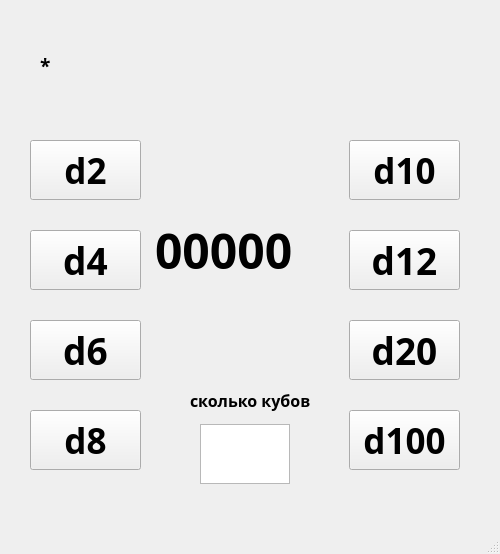
<?xml version="1.0" encoding="UTF-8"?>
<ui version="4.0">
 <class>mainWindow</class>
 <widget class="QMainWindow" name="mainWindow">
  <property name="geometry">
   <rect>
    <x>0</x>
    <y>0</y>
    <width>500</width>
    <height>554</height>
   </rect>
  </property>
  <property name="font">
   <font>
    <family>Segoe Print</family>
    <pointsize>10</pointsize>
    <weight>75</weight>
    <bold>true</bold>
   </font>
  </property>
  <property name="windowTitle">
   <string>D_2...100</string>
  </property>
  <widget class="QWidget" name="centralwidget">
   <widget class="QPushButton" name="pushButton">
    <property name="geometry">
     <rect>
      <x>30</x>
      <y>140</y>
      <width>111</width>
      <height>60</height>
     </rect>
    </property>
    <property name="font">
     <font>
      <family>Segoe Print</family>
      <pointsize>26</pointsize>
     </font>
    </property>
    <property name="text">
     <string>d2</string>
    </property>
   </widget>
   <widget class="QPushButton" name="pushButton_2">
    <property name="geometry">
     <rect>
      <x>30</x>
      <y>230</y>
      <width>111</width>
      <height>60</height>
     </rect>
    </property>
    <property name="font">
     <font>
      <family>Segoe Print</family>
      <pointsize>28</pointsize>
     </font>
    </property>
    <property name="text">
     <string>d4</string>
    </property>
   </widget>
   <widget class="QPushButton" name="pushButton_7">
    <property name="geometry">
     <rect>
      <x>30</x>
      <y>320</y>
      <width>111</width>
      <height>60</height>
     </rect>
    </property>
    <property name="font">
     <font>
      <family>Segoe Print</family>
      <pointsize>28</pointsize>
     </font>
    </property>
    <property name="text">
     <string>d6</string>
    </property>
   </widget>
   <widget class="QPushButton" name="pushButton_4">
    <property name="geometry">
     <rect>
      <x>30</x>
      <y>410</y>
      <width>111</width>
      <height>60</height>
     </rect>
    </property>
    <property name="font">
     <font>
      <family>Segoe Print</family>
      <pointsize>26</pointsize>
     </font>
    </property>
    <property name="text">
     <string>d8</string>
    </property>
   </widget>
   <widget class="QPushButton" name="pushButton_8">
    <property name="geometry">
     <rect>
      <x>349</x>
      <y>320</y>
      <width>111</width>
      <height>60</height>
     </rect>
    </property>
    <property name="font">
     <font>
      <family>Segoe Print</family>
      <pointsize>28</pointsize>
     </font>
    </property>
    <property name="text">
     <string>d20</string>
    </property>
   </widget>
   <widget class="QPushButton" name="pushButton_3">
    <property name="geometry">
     <rect>
      <x>349</x>
      <y>230</y>
      <width>111</width>
      <height>60</height>
     </rect>
    </property>
    <property name="font">
     <font>
      <family>Segoe Print</family>
      <pointsize>28</pointsize>
     </font>
    </property>
    <property name="text">
     <string>d12</string>
    </property>
   </widget>
   <widget class="QPushButton" name="pushButton_5">
    <property name="geometry">
     <rect>
      <x>349</x>
      <y>410</y>
      <width>111</width>
      <height>60</height>
     </rect>
    </property>
    <property name="font">
     <font>
      <family>Segoe Print</family>
      <pointsize>26</pointsize>
     </font>
    </property>
    <property name="text">
     <string>d100</string>
    </property>
   </widget>
   <widget class="QPushButton" name="pushButton_6">
    <property name="geometry">
     <rect>
      <x>349</x>
      <y>140</y>
      <width>111</width>
      <height>60</height>
     </rect>
    </property>
    <property name="font">
     <font>
      <family>Segoe Print</family>
      <pointsize>26</pointsize>
     </font>
    </property>
    <property name="text">
     <string>d10</string>
    </property>
   </widget>
   <widget class="QLabel" name="label">
    <property name="geometry">
     <rect>
      <x>40</x>
      <y>10</y>
      <width>411</width>
      <height>111</height>
     </rect>
    </property>
    <property name="font">
     <font>
      <family>Segoe Print</family>
      <pointsize>14</pointsize>
     </font>
    </property>
    <property name="text">
     <string>*</string>
    </property>
   </widget>
   <widget class="QLabel" name="label_2">
    <property name="enabled">
     <bool>true</bool>
    </property>
    <property name="geometry">
     <rect>
      <x>155</x>
      <y>190</y>
      <width>181</width>
      <height>120</height>
     </rect>
    </property>
    <property name="font">
     <font>
      <family>Segoe Print</family>
      <pointsize>36</pointsize>
      <weight>75</weight>
      <bold>true</bold>
     </font>
    </property>
    <property name="mouseTracking">
     <bool>true</bool>
    </property>
    <property name="tabletTracking">
     <bool>false</bool>
    </property>
    <property name="focusPolicy">
     <enum>Qt::NoFocus</enum>
    </property>
    <property name="acceptDrops">
     <bool>false</bool>
    </property>
    <property name="autoFillBackground">
     <bool>false</bool>
    </property>
    <property name="text">
     <string>00000</string>
    </property>
    <property name="textFormat">
     <enum>Qt::PlainText</enum>
    </property>
    <property name="scaledContents">
     <bool>false</bool>
    </property>
    <property name="wordWrap">
     <bool>false</bool>
    </property>
    <property name="indent">
     <number>-1</number>
    </property>
    <property name="openExternalLinks">
     <bool>false</bool>
    </property>
   </widget>
   <widget class="QPlainTextEdit" name="plainTextEdit">
    <property name="geometry">
     <rect>
      <x>200</x>
      <y>424</y>
      <width>90</width>
      <height>60</height>
     </rect>
    </property>
    <property name="font">
     <font>
      <pointsize>20</pointsize>
     </font>
    </property>
   </widget>
   <widget class="QLabel" name="label_3">
    <property name="geometry">
     <rect>
      <x>190</x>
      <y>390</y>
      <width>121</width>
      <height>21</height>
     </rect>
    </property>
    <property name="font">
     <font>
      <family>Segoe Print</family>
      <pointsize>12</pointsize>
     </font>
    </property>
    <property name="text">
     <string>сколько кубов</string>
    </property>
   </widget>
  </widget>
  <widget class="QMenuBar" name="menubar">
   <property name="geometry">
    <rect>
     <x>0</x>
     <y>0</y>
     <width>500</width>
     <height>29</height>
    </rect>
   </property>
  </widget>
  <widget class="QStatusBar" name="statusbar"/>
 </widget>
 <resources/>
 <connections/>
</ui>
